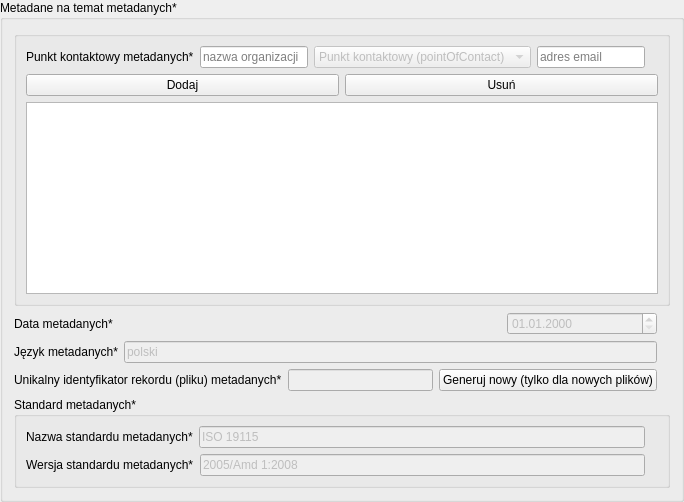
          <widget class="QgsCollapsibleGroupBox" name="mGroupBox_12">
           <property name="sizePolicy">
            <sizepolicy hsizetype="Preferred" vsizetype="Preferred">
             <horstretch>1</horstretch>
             <verstretch>0</verstretch>
            </sizepolicy>
           </property>
           <property name="title">
            <string>Metadane na temat metadanych*</string>
           </property>
           <property name="collapsed">
            <bool>true</bool>
           </property>
           <layout class="QVBoxLayout" name="verticalLayout_2">
            <property name="sizeConstraint">
             <enum>QLayout::SetDefaultConstraint</enum>
            </property>
            <item>
             <widget class="QGroupBox" name="verticalGroupBox">
              <layout class="QVBoxLayout" name="verticalLayout_3">
               <item>
                <layout class="QHBoxLayout">
                 <item>
                  <widget class="QLabel" name="e29_lbl">
                   <property name="text">
                    <string>Punkt kontaktowy metadanych*</string>
                   </property>
                  </widget>
                 </item>
                 <item>
                  <widget class="QgsFilterLineEdit" name="e29_name_lineEdit">
                   <property name="toolTip">
                    <string>nazwa organizacji</string>
                   </property>
                   <property name="placeholderText">
                    <string>nazwa organizacji</string>
                   </property>
                   <property name="qgisRelation" stdset="0">
                    <string notr="true"/>
                   </property>
                  </widget>
                 </item>
                 <item>
                  <widget class="QComboBox" name="e29_cmbbx">
                   <property name="enabled">
                    <bool>false</bool>
                   </property>
                   <property name="editable">
                    <bool>false</bool>
                   </property>
                   <item>
                    <property name="text">
                     <string>Punkt kontaktowy (pointOfContact)</string>
                    </property>
                   </item>
                  </widget>
                 </item>
                 <item>
                  <widget class="QgsFilterLineEdit" name="e29_mail_lineEdit">
                   <property name="toolTip">
                    <string>adres email</string>
                   </property>
                   <property name="placeholderText">
                    <string>adres email</string>
                   </property>
                   <property name="qgisRelation" stdset="0">
                    <string notr="true"/>
                   </property>
                  </widget>
                 </item>
                 <item>
                  <widget class="QLabel" name="e29_tooltip">
                   <property name="toolTip">
                    <string>Opis organizacji odpowiedzialnej za tworzenie i przechowywanie metadanych.
Opis powinien obejmować co najmniej:
•	nazwę organizacji,
•	rolę organizacji,
•	dane kontaktowe (adres poczty elektronicznej).

Wartość elementu metadanych rola jednostki zawsze jest równa: punkt kontaktowy („contactPoint”).
</string>
                   </property>
                   <property name="text">
                    <string/>
                   </property>
                   <property name="pixmap">
                    <pixmap>../../../../../../../../../../../../../../../img/info1.png</pixmap>
                   </property>
                  </widget>
                 </item>
                </layout>
               </item>
               <item>
                <layout class="QHBoxLayout">
                 <item>
                  <widget class="QPushButton" name="e29_add_btn">
                   <property name="text">
                    <string>Dodaj</string>
                   </property>
                  </widget>
                 </item>
                 <item>
                  <widget class="QPushButton" name="e29_remove_btn">
                   <property name="text">
                    <string>Usuń</string>
                   </property>
                  </widget>
                 </item>
                </layout>
               </item>
               <item>
                <widget class="QListWidget" name="e29_listWidget">
                 <property name="sortingEnabled">
                  <bool>false</bool>
                 </property>
                </widget>
               </item>
              </layout>
             </widget>
            </item>
            <item>
             <layout class="QHBoxLayout">
              <item>
               <widget class="QLabel" name="e30_lbl">
                <property name="text">
                 <string>Data metadanych*</string>
                </property>
               </widget>
              </item>
              <item>
               <spacer name="horizontalSpacer_9">
                <property name="orientation">
                 <enum>Qt::Horizontal</enum>
                </property>
                <property name="sizeHint" stdset="0">
                 <size>
                  <width>40</width>
                  <height>20</height>
                 </size>
                </property>
               </spacer>
              </item>
              <item>
               <widget class="QgsDateTimeEdit" name="e30_dateTimeEdit">
                <property name="enabled">
                 <bool>false</bool>
                </property>
                <property name="minimumSize">
                 <size>
                  <width>150</width>
                  <height>0</height>
                 </size>
                </property>
                <property name="displayFormat">
                 <string>dd.MM.yyyy</string>
                </property>
               </widget>
              </item>
              <item>
               <widget class="QLabel" name="e30_tooltip">
                <property name="toolTip">
                 <string>Data określająca, kiedy utworzono lub zaktualizowano rekord metadanych.

Wartość elementu należy podać z dokładnością dzienną (data dzienna).
</string>
                </property>
                <property name="text">
                 <string/>
                </property>
                <property name="pixmap">
                 <pixmap>../../../../../../../../../../../../../../../img/info1.png</pixmap>
                </property>
               </widget>
              </item>
             </layout>
            </item>
            <item>
             <layout class="QHBoxLayout">
              <item>
               <widget class="QLabel" name="e31_lbl">
                <property name="text">
                 <string>Język metadanych*</string>
                </property>
               </widget>
              </item>
              <item>
               <widget class="QgsFilterLineEdit" name="e31_lineEdit">
                <property name="enabled">
                 <bool>false</bool>
                </property>
                <property name="text">
                 <string>polski</string>
                </property>
                <property name="qgisRelation" stdset="0">
                 <string notr="true"/>
                </property>
               </widget>
              </item>
              <item>
               <widget class="QLabel" name="e31_tooltip">
                <property name="toolTip">
                 <string>Język, w którym wyrażone są elementy metadanych.

Wartość elementu metadanych zawsze jest równa: polski.
</string>
                </property>
                <property name="text">
                 <string/>
                </property>
                <property name="pixmap">
                 <pixmap>../../../../../../../../../../../../../../../img/info1.png</pixmap>
                </property>
               </widget>
              </item>
             </layout>
            </item>
            <item>
             <layout class="QHBoxLayout">
              <item>
               <widget class="QLabel" name="e32_lbl">
                <property name="text">
                 <string>Unikalny identyfikator rekordu (pliku) metadanych*</string>
                </property>
               </widget>
              </item>
              <item>
               <widget class="QgsFilterLineEdit" name="e32_lineEdit">
                <property name="enabled">
                 <bool>false</bool>
                </property>
                <property name="qgisRelation" stdset="0">
                 <string notr="true"/>
                </property>
               </widget>
              </item>
              <item>
               <widget class="QPushButton" name="e32_btn">
                <property name="toolTip">
                 <string>W przypadku nadpisywania (edycji) istniejącego pliku metadanych należy zostawić automatycznie zaczytany identyfikator</string>
                </property>
                <property name="text">
                 <string>Generuj nowy (tylko dla nowych plików)</string>
                </property>
               </widget>
              </item>
              <item>
               <widget class="QLabel" name="e32_tooltip">
                <property name="toolTip">
                 <string>Wartość identyfikująca rekord metadanych w unikalny sposób.

Wartość elementu musi być równa identyfikatorowi UUID.
</string>
                </property>
                <property name="text">
                 <string/>
                </property>
                <property name="pixmap">
                 <pixmap>../../../../../../../../../../../../../../../img/info1.png</pixmap>
                </property>
               </widget>
              </item>
             </layout>
            </item>
            <item>
             <widget class="QgsCollapsibleGroupBox" name="mGroupBox_12_5">
              <property name="sizePolicy">
               <sizepolicy hsizetype="Preferred" vsizetype="Preferred">
                <horstretch>1</horstretch>
                <verstretch>0</verstretch>
               </sizepolicy>
              </property>
              <property name="title">
               <string>Standard metadanych*</string>
              </property>
              <layout class="QVBoxLayout" name="verticalLayout_2">
               <property name="sizeConstraint">
                <enum>QLayout::SetDefaultConstraint</enum>
               </property>
               <item>
                <layout class="QHBoxLayout">
                 <item>
                  <widget class="QLabel" name="e33_lbl">
                   <property name="text">
                    <string>Nazwa standardu metadanych*</string>
                   </property>
                  </widget>
                 </item>
                 <item>
                  <widget class="QgsFilterLineEdit" name="e33_lineEdit">
                   <property name="enabled">
                    <bool>false</bool>
                   </property>
                   <property name="text">
                    <string>ISO 19115</string>
                   </property>
                   <property name="qgisRelation" stdset="0">
                    <string notr="true"/>
                   </property>
                  </widget>
                 </item>
                 <item>
                  <widget class="QLabel" name="e33_tooltip">
                   <property name="toolTip">
                    <string>Nazwa standardu metadanych użytego do opisu zbioru danych przestrzennych.</string>
                   </property>
                   <property name="text">
                    <string/>
                   </property>
                   <property name="pixmap">
                    <pixmap>../../../../../../../../../../../../../../../img/info1.png</pixmap>
                   </property>
                  </widget>
                 </item>
                </layout>
               </item>
               <item>
                <layout class="QHBoxLayout">
                 <item>
                  <widget class="QLabel" name="e34_lbl">
                   <property name="text">
                    <string>Wersja standardu metadanych*</string>
                   </property>
                  </widget>
                 </item>
                 <item>
                  <widget class="QgsFilterLineEdit" name="e34_lineEdit">
                   <property name="enabled">
                    <bool>false</bool>
                   </property>
                   <property name="text">
                    <string>2005/Amd 1:2008</string>
                   </property>
                   <property name="qgisRelation" stdset="0">
                    <string notr="true"/>
                   </property>
                  </widget>
                 </item>
                 <item>
                  <widget class="QLabel" name="e34_tooltip">
                   <property name="toolTip">
                    <string>Wersja standardu metadanych użytego do opisu zbioru.</string>
                   </property>
                   <property name="text">
                    <string/>
                   </property>
                   <property name="pixmap">
                    <pixmap>../../../../../../../../../../../../../../../img/info1.png</pixmap>
                   </property>
                  </widget>
                 </item>
                </layout>
               </item>
              </layout>
             </widget>
            </item>
           </layout>
          </widget>
